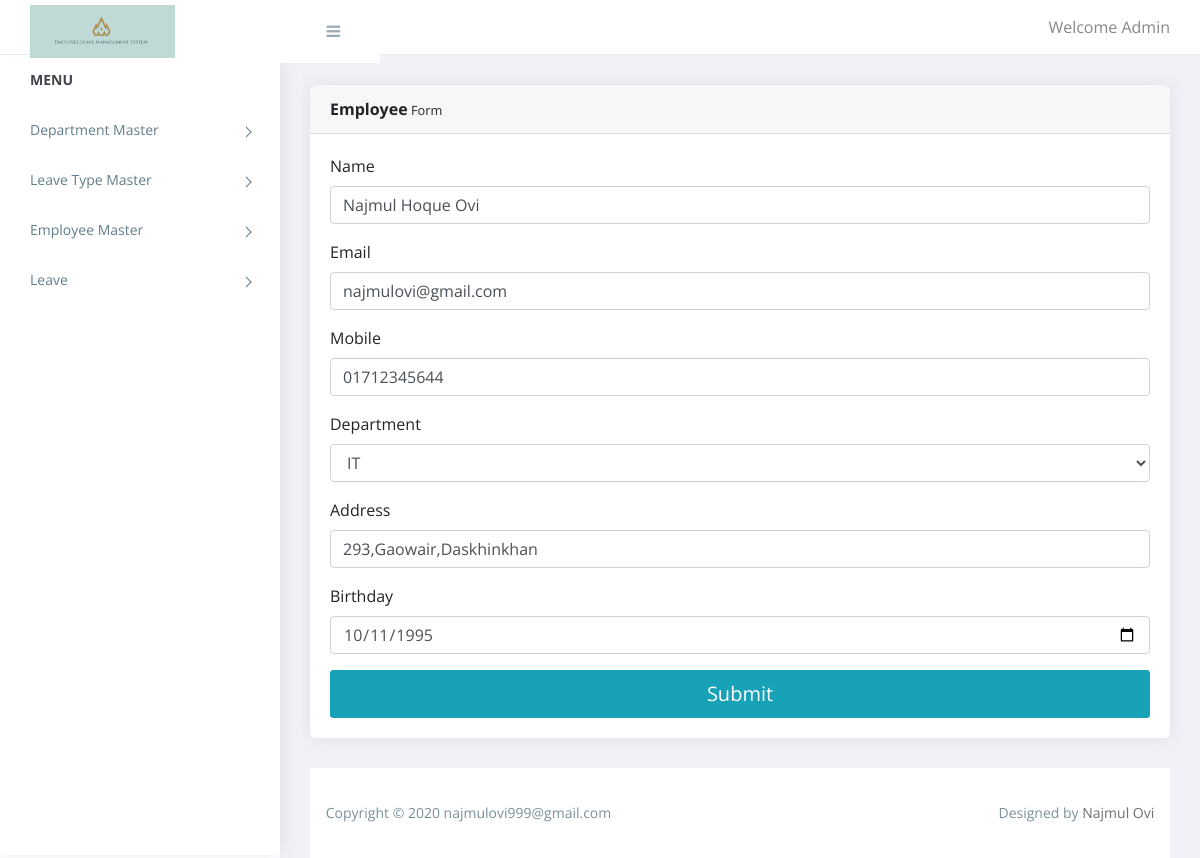
Screenshot of /add_employee.php?id=1 (signed in) with the database file from the repository.
### tables this page shows
CREATE TABLE `employee` (
  `id` int(11) NOT NULL,
  `name` varchar(255) NOT NULL,
  `email` varchar(255) NOT NULL,
  `mobile` varchar(15) NOT NULL,
  `password` varchar(50) NOT NULL,
  `department_id` int(11) NOT NULL DEFAULT '0',
  `address` varchar(2000) NOT NULL,
  `birthday` date DEFAULT NULL,
  `role` int(11) NOT NULL DEFAULT '0'
);

### add_employee.php (the view, shortened to what this page needs)
<?php
    require('top.inc.php');
    $name='';
    $email='';
    $mobile='';
    $department_id='';
    $address='';
    $birthday='';
    if(isset($_GET['id'])){
        $id=mysqli_real_escape_string($con,$_GET['id']);
        $res=mysqli_query($con,"SELECT * FROM employee WHERE id='$id'");
        $row=mysqli_fetch_assoc($res);
        $name=$row['name'];
        $email=$row['email'];
        $mobile=$row['mobile'];
        $department_id=$row['department_id'];
        $address=$row['address'];
        $birthday=$row['birthday'];
    }
?>
             <div class="content pb-0">
                <div class="orders">
                    <div class="row">
                        <div class="col-lg-12">
                            <div class="card">
                                <div class="card-header"><strong>Employee</strong><small> Form</small></div>
                                <div class="card-body card-block">
                                   <form method="post">
                                        <div class="form-group">
                                            <label for="name" class=" form-control-label">Name</label>
                                            <input type="text" name="name" placeholder="Enter name" value="<?php echo $name?>" class="form-control" required>
                                        </div>
                                        <div class="form-group">
                                            <label for="email" class=" form-control-label">Email</label>
                                            <input type="email" name="email" placeholder="Enter email" value="<?php echo $email?>" class="form-control" required>
                                        </div>
                                        <div class="form-group">
                                            <label for="mobile" class=" form-control-label">Mobile</label>
                                            <input type="mobile" name="mobile" placeholder="Enter mobile" value="<?php echo $mobile?>" class="form-control" required>
                                        </div>
                                        <div class="form-group">
                                            <label for="department" class=" form-control-label">Department</label>
                                            <select name="department_id" class="form-control" required>
                                                <?php
                                                    $res=mysqli_query($con,"SELECT * FROM department ORDER BY department_name ASC");
                                                    while($row=mysqli_fetch_assoc($res)){
                                                        if($department_id==$row['id']){
                                                            echo '<option selected="selected" value="'.$row['id'].'">'.$row['department_name'].'</option>';
                                                        }else{
                                                            echo '<option value="'.$row['id'].'">'.$row['department_name'].'</option>';
                                                        }
                                                    }
                                                ?>
                                            </select>
                                        </div>
                                        <div class="form-group">
                                            <label for="address" class=" form-control-label">Address</label>
                                            <input type="text" name="address" placeholder="Enter address" value="<?php echo $address?>" class="form-control" required>
                                        </div>
                                        <div class="form-group">
                                            <label for="birthday" class=" form-control-label">Birthday</label>
                                            <input type="date" name="birthday" value="<?php echo $birthday?>" class="form-control" required>
                                        </div>
                                        <?php if($_SESSION['ROLE']=='1'){?>
                                                    <div>
                                                        <button id="payment-button" type="submit" name="submit" class="btn btn-lg btn-info btn-block">Submit</button>
                                                    </div>
                                        <?php } ?>
                                    </form>
                                </div>
                            </div>
                        </div>
                    </div>
                </div>
            </div>
<?php require('footer.inc.php');?>

### assets/css/style.css (style rules this page uses)
body { display: table; font-family: open sans, sans-serif; font-size: 16px; width: 100% }
a, button { text-decoration: none; outline: none!important; color: #878787; -webkit-transition: all .25s ease; transition: all .25s ease }
.pb-0 { padding-bottom: 0 }
.btn, button, input, textarea { -webkit-box-shadow: none; box-shadow: none; outline: 0!important }
.btn { border-radius: 3px }
.content { float: left; padding: 1.875em; width: 100% }
.card { margin-bottom: 1.875em; border-radius: 5px; padding: 0; border: 0 solid transparent; -webkit-box-shadow: 0 0 20px rgba(0, 0, 0, .08); box-shadow: 0 0 20px rgba(0, 0, 0, .08) }
.card .card-body { float: left; padding: 1.25em; position: relative; width: 100% }
.btn, .button { display: inline-block; font-weight: 400; text-align: center; white-space: nowrap; vertical-align: middle; -webkit-transition: all .15s ease-in-out; transition: all .15s ease-in-out; border-radius: 3; cursor: pointer }
@media (max-width:1368px) { .card-body { padding: 15px } }

### rows the page displays
employee: name "Najmul Hoque Ovi", email "najmulovi@gmail.com", mobile "01712345644", address "293,Gaowair,Daskhinkhan", birthday "10/11/1995"

### other values shown
$_SESSION['USER_NAME'] "Admin"
form field department_id "IT"
